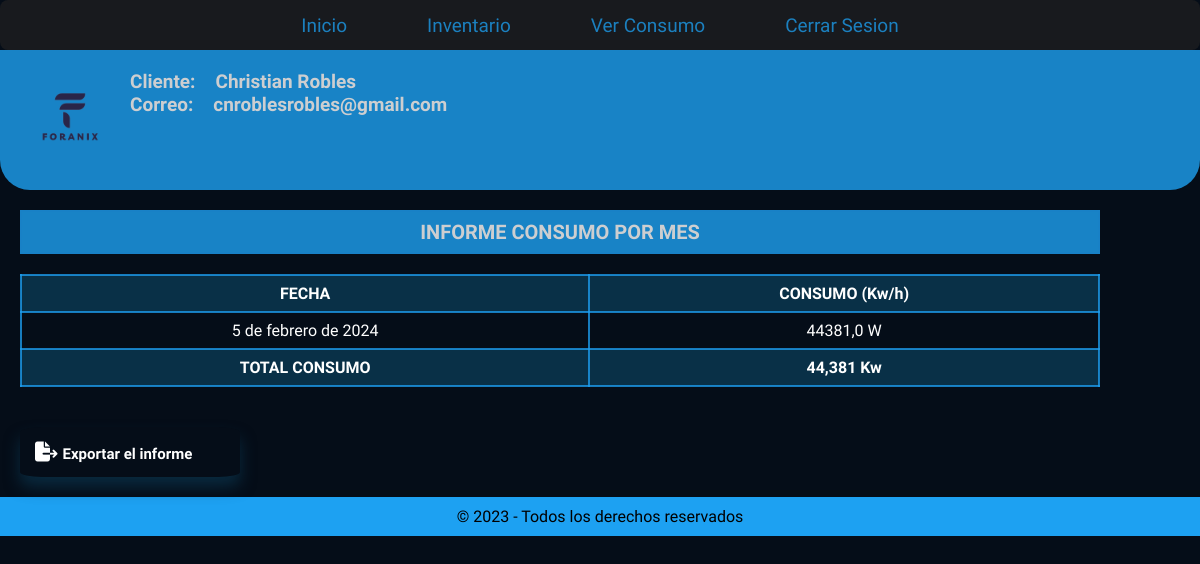
Before: /paginaUsuario/inventario/informe/ (signed in) with the older database file.
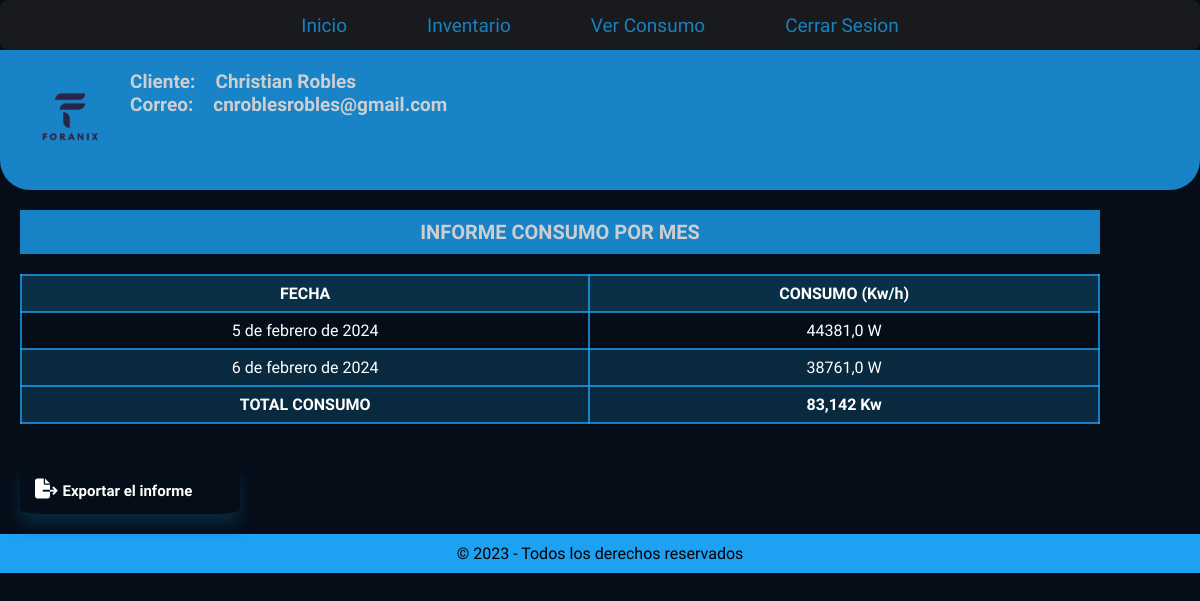
After: the same page with the newer database file.
### energy/models.py (models this page shows, shortened)
class Informe(models.Model):
    user = models.ForeignKey(User, on_delete=models.CASCADE)
    inventario = models.ForeignKey(Inventario, on_delete=models.CASCADE, null=True, related_name="inventario_list")
    dia = models.DateField(auto_now_add=True)  # Cambiado a auto_now_add para obtener la fecha actual en la creación del objeto
    consumo_total = models.FloatField(default=0)  # Valor predeterminado actualizado a 0
    consumo_total_mensual = models.FloatField(default=0)

### energy/views.py (the view)
# urls.py: path('paginaUsuario/inventario/informe/', informe, name="informe"),
def informe(request):
    if request.user.is_anonymous:
        return redirect('home')
    if request.user.is_authenticated:
        consumo_diario_del_mes = Informe.objects.filter(user=request.user)
        total_mensual = calcular_consumo_total_mensual(request.user)
        return render(request, 'energy/home/informe.html', {
            'consumoDiario': consumo_diario_del_mes,
            'user': request.user,
            'consumoTotalMensual': total_mensual
        })
    return render(request, 'energy/home/informe.html')

### energy/metodoList/metodoListInforme/informe.py (called while the page is built)
def calcular_consumo_total_mensual(usuario):
    consumo_mensual = Informe.objects.filter(user=usuario).aggregate(Sum('consumo_total'))[
                          'consumo_total__sum'] or 0
    if consumo_mensual != 0:
        consumo_mensual = consumo_mensual / 1000
    return consumo_mensual

### energy/templates/energy/home/informe.html (shortened to what this page needs)
<!DOCTYPE html>
<html lang="en">
<head>
    {% load static %}
    <link rel="stylesheet" href="https://cdnjs.cloudflare.com/ajax/libs/font-awesome/6.4.2/css/all.min.css" />
</head>
<body>
    <nav class="navegar">
        <a href="{% url 'paginaUsuario' %}">Inicio</a>
        <a href="{% url 'inventario' %}">Inventario</a>
        <a href="{% url 'proyecciones' %}">Ver Consumo</a>
        <a href="{% url 'cerrarSesion' %}">Cerrar Sesion</a>
    </nav>
    <div class="datosUsuario">
        <img src="{% static 'energy/img/FORANIX-sinFondo2.png' %}" alt="">
        <div class="description">
            <h2>Cliente:<p>{{user.first_name}} {{user.last_name}}</p>
            </h2>
            <h2>Correo:<p>{{user.email}}</p>
            </h2>
        </div>
    </div>
    <div class="contenedorTabla">
        <h1 class="datosConsumo">INFORME CONSUMO POR MES</h1>
        <table>
            <tr>
                <th>FECHA</th>
                <th>CONSUMO (Kw/h)</th>
            </tr>
            {% for consumo in consumoDiario %}
            <tr>
                <td>{{ consumo.dia }}</td>
                <td>{{ consumo.consumo_total }} W</td>
            </tr>
            {% endfor %}
            <th>TOTAL CONSUMO </th>
            <th>{{ consumoTotalMensual }} Kw</th>
        </table>
    </div>
    <i class="fa-solid fa-file-export"> <a href="{% url 'imprimirPDF' %}">Exportar el informe</a></i>
    <footer>
        <p>&copy; 2023 - Todos los derechos reservados</p>
    </footer>
</body>
</html>

### energy/templates/energy/home/informe.html (style rules this page uses)
* { font-family: 'Livvic', Courier, monospace; margin: 0; padding: 0; box-sizing: border-box; }
body { min-height: 100vh; background: #050d18; align-items: center; justify-content: center; }
nav { position: relative; width: 100%; height: 50px; background: #222222ab; border-radius:8px; display: flex; justify-content: center; align-items: center; z-index: 2; }
nav a { position: relative; display: inline-block; font-size: 19px; font-weight: 500; color: #1da0f2c2; text-decoration: none; padding: 13px 35px; margin: 5px; z-index: 2; transition: color .5s; }
nav a::after { content: ''; background: linear-gradient(10deg, #222222ab, #1da0f2c2); width: 100%; height: 100%; border-radius: 8px; position: absolute; top: 100%; left: 50%; transform: translate(-50%, -50%); z-index: -1; opacity: 0; transition: top .5s, opacity .5s; }
h1, h2 { color: white; font-size: 19px; }
.datosUsuario { text-align: left; background-color: #1DA1F2; opacity: 0.8; width: 100%; padding: 20px; border-radius: 0 0 30px 30px; font-size: 12px; display: flex; }
img { display: flex; margin-right: 10px; width: 100px; height: 100%; }
.datosUsuario .description h2 p { display: inline-block; padding-left: 20px; }
i { margin: 20px; font-size: 20px; color: white; width: 220px; border-radius: 10%; padding: 15px; box-shadow: 0px 10px 15px #0a324ac2; transition: .3s ease; display: inline-block; cursor: pointer; }
a { color: white; font-size: 15px; text-decoration: none; }
table { font-family: 'Livvic', Courier, monospace; color: white; border-collapse: collapse; width: 90%; margin: 20px; }
th { font-weight: bolder; text-align: left; background-color: #0a324ac2; }
td, th, .datosConsumo, tr { border: 2px solid #1da0f2c2; text-align: center; padding: 8px; }
.datosConsumo { color: #fff; background-color:#1DA1F2; opacity: 0.8; font-size: 20px; width: 90%; margin: 20px; }
tbody tr:nth-child(odd) { background-color: #0a324ac2; }
footer { background-color: #1DA1F2; padding: 10px; text-align: center; }

Changed rows visible on the page:
added Informe: dia "6 de febrero de 2024", consumo_total "38761,0"
Other visible differences:
{{ consumoTotalMensual }}: "44,381" → "83,142"
